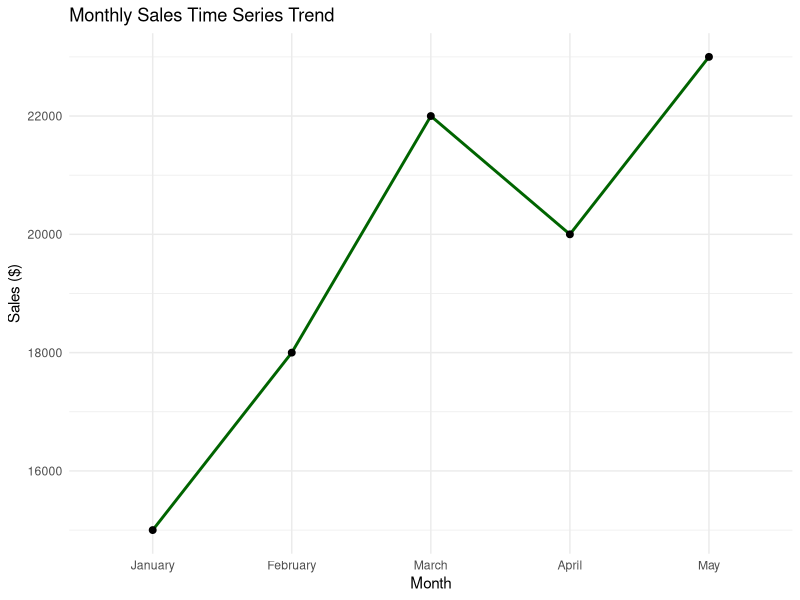

Source code (R):
library(ggplot2)

df18 <- data.frame(
  Month = factor(c("January", "February", "March", "April", "May"), levels = c("January", "February", "March", "April", "May")),
  Sales = c(15000, 18000, 22000, 20000, 23000)
)

ggplot(df18, aes(x = Month, y = Sales, group = 1)) +
  geom_line(color = "darkgreen", size = 1) +
  geom_point(size = 2) +
  labs(title = "Monthly Sales Time Series Trend", x = "Month", y = "Sales ($)") +
  theme_minimal()
